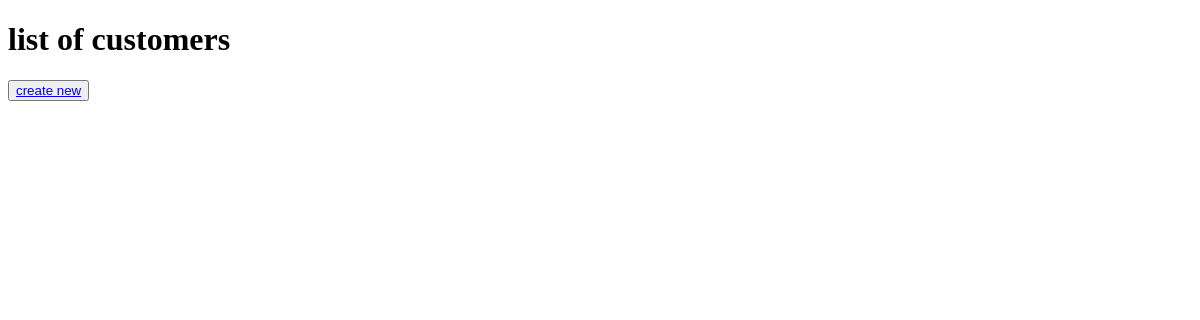
The app's page /customer_list, older data.
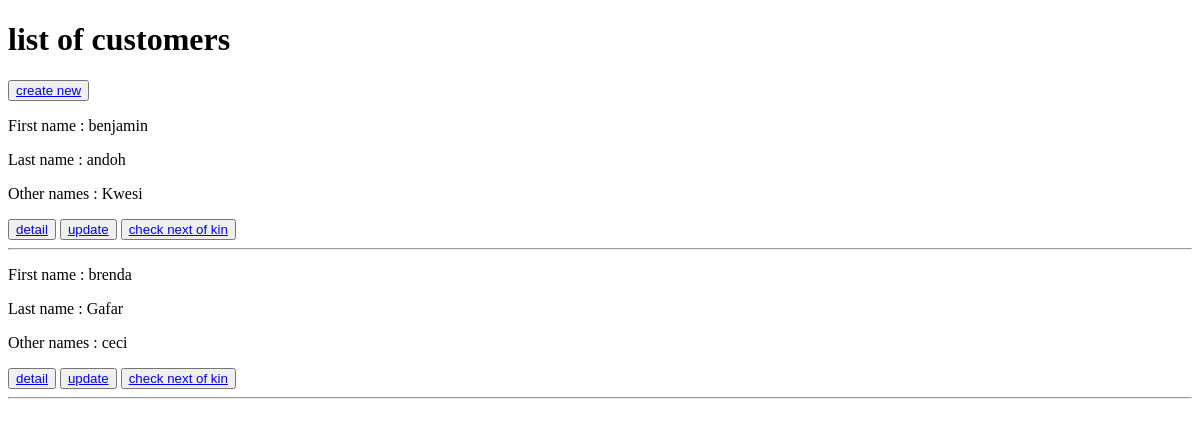
The same page, newer data.
### home/models.py (models this page shows, shortened)
class Customer(models.Model):
    user = models.ForeignKey(User, on_delete=models.CASCADE)
    first_name = models.CharField(max_length=100)
    last_name = models.CharField(max_length=100)
    other_names = models.CharField(max_length=100)
    phone = models.CharField(max_length=100)
    dated_registered = models.DateTimeField(auto_created=True)

### home/views.py (the view)
# urls.py: path('customer_list', CustomerListView.as_view(), name='customer-list'),
class CustomerListView(ListView):
    model = Customer
    template_name = 'home/customer/customer_list.html'
    context_object_name = 'customers'
    ordering = ['-dated_registered']

### home/templates/home/customer/customer_list.html (shortened to what this page needs)
<!DOCTYPE html>
<html lang="en">
<head>
</head>
<body>
<h1> list of customers </h1>
<div class="form-group">
        <button class="btn btn-outline-info" type="submit">
            <a href="{% url 'home:customer-create' %}">create new </a>
        </button>
    </div>
<div >
{% for customer in customers %}
    <p>First name : {{ customer.first_name }} </p>
    <p>Last name : {{ customer.last_name }}</p>
    <p> Other names : {{ customer.other_names }}</p>
    <button class="btn btn-outline-info" type="submit">
        <a href="{% url 'home:customer-detail' customer.id %}">detail</a>
    </button>
    <button class="btn btn-outline-info" type="submit">
        <a href="#">update</a>
    </button>
     <button class="btn btn-outline-info" type="submit">
        <a href="{% url 'home:next-of-kin' customer.id %}">check next of kin</a>
    </button>
<hr>
{% endfor %}
    </div>
</body>
</html>

Row changes from the older to the newer data that the page shows:
added Customer: first_name "benjamin", last_name "andoh", other_names "Kwesi"
added Customer: first_name "brenda", last_name "Gafar", other_names "ceci"
